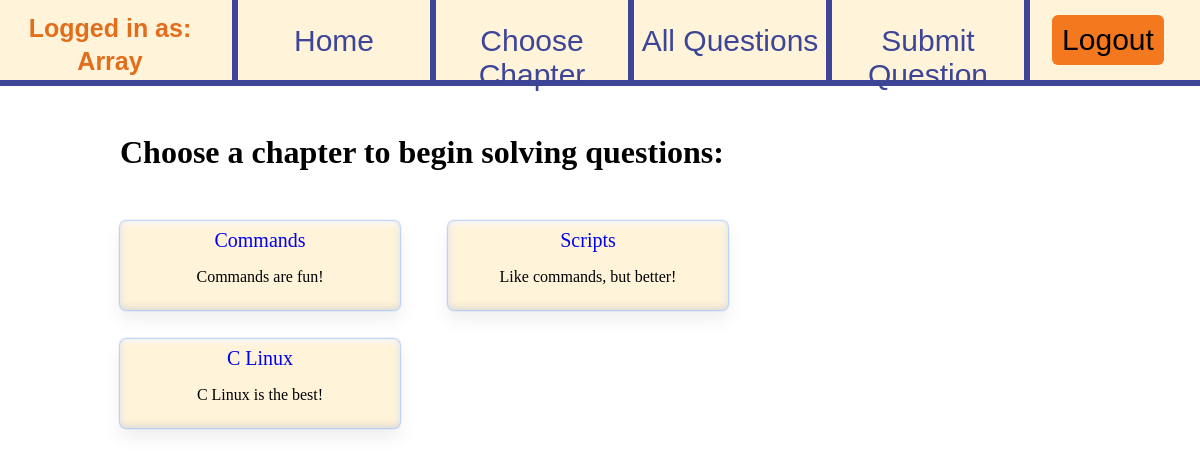
The page /mvc/public/choose_chapter (signed in) on the database its author committed.
### tables this page shows
CREATE TABLE `chapters` (
  `id` int(11) NOT NULL,
  `name` varchar(50) NOT NULL,
  `description` varchar(150) NOT NULL,
  `status` varchar(20) NOT NULL
);

### mvc/app/core/App.php (called while the page is built, shortened)
<?php
class App
{
    protected $method = 'index';
    public function __construct()
    {
        $url = $this->parseUrl();
        if(file_exists('../app/controllers/' . $url[0] . '.php'))
        {
            unset($url[0]);
        }
        $this->controller = new $this->controller;
        $this->params = $url ? array_values ($url) : [];
        call_user_func_array([$this->controller, $this->method], $this->params);
    }
    public function parseUrl()
    {
        if(isset($_GET['url']))
        {
            return $url = explode('/',filter_var(rtrim($_GET['url'],'/'), FILTER_SANITIZE_URL));
        }
    }
}

### mvc/public/index.php (called while the page is built, shortened)
<?php
require_once '../app/core/Controller.php';
$app=new App;

### mvc/app/core/Controller.php (called while the page is built, shortened)
<?php
class Controller
{
    protected function view($view, $data = false)
    {
        require_once '../app/views/' . $view . '.php';
    }
    protected function check_login(){
        $this->session_is_admin=$_SESSION['is_admin'];
    }
}

### mvc/app/controllers/choose_chapter.php (the view, shortened to what this page needs)
<?php
class Choose_Chapter extends Controller
{
    private $chapters;
    private $chapters_nr;
    public function index()
    {
        $error_msg=$this->session_extract("error_msg",true);
        $this->get_chapters();
        $this->view('home/choose_chapter',['title_message'=>self::TITLE_MESSAGE,'error_msg' => $error_msg,'chapters' => $this->chapters,'chapters_nr' => $this->chapters_nr]);
    }
    private function get_chapters(){
        $config=$this->model('JSONConfig');
        $db_host=$config->get('db','host');
        $db_user=$config->get('db','user');
        $db_pass=$config->get('db','pass');
        $db_name=$config->get('db','name');
        $db_connection=$this->model('DBConnection');
        $link=$db_connection->connect($db_host,$db_user,$db_pass,$db_name);
        if($this->session_is_admin==true){
            $query="SELECT id,`name`,`description` FROM chapters";
        }else{
            $query="SELECT id,`name`,`description` FROM chapters WHERE `status`='posted'";
        }
        $sql=$link->prepare($query);
        $sql->execute();
        $sql->bind_result($chapter_id,$chapter_name,$chapter_description);
        $this->chapters_nr=0;
        while($sql->fetch()){
                $this->chapters[$this->chapters_nr]=   "<div class='chapter'>
                                                            <a href='chapter_" . (string)$chapter_id . "_solve'>" . $chapter_name . "</a>
                                                            <p>" . $chapter_description . "</p>
                                                        </div>";
            $this->chapters_nr=$this->chapters_nr+1;
        }
    }
}

### mvc/app/views/home/choose_chapter.php (shortened to what this page needs)
<!DOCTYPE html>
<html lang="en">
<head>
    <link rel="stylesheet" href="resources/stylesheets/header.css" type="text/css" />
    <link rel="stylesheet" href="resources/stylesheets/choose_chapter.css" type="text/css" />
    </head>
<body>
<?php
    include "header.php"
?>
    <div class="chaptersBox">
        <h1><?php echo $data['title_message'] ?></h1>
        <?php
            for($i=0;$i<$data['chapters_nr'];$i++){
                echo $data['chapters'][$i];
            }
        ?>
    </div>
</body>
</html>

### mvc/public/resources/stylesheets/choose_chapter.css (style rules this page uses)
.chaptersBox { width: 80%; height: 600px; margin-left: auto; margin-right: auto; }
.chaptersBox h1 { margin-top: 5%; }
.chaptersBox .chapter { text-align: center; background-color: #fff3da; padding: 8px; width: 280px; margin-top: 10%; box-sizing: border-box; border-radius: 6px; box-shadow: 0 0px 2px 0 #1d67f0, 0 10px 15px 0 rgba(126, 126, 126, 0.12), 0 -2px 6px 1px rgba(199, 199, 199, 0.55) inset, 0 2px 4px 2px rgba(255, 255, 255, 0.83) inset; float: left; margin-top: 3%; margin-right: 5%; }
.chaptersBox .chapter a { font-size: 20px; text-decoration: none; }

### rows shown on the page
chapters: name "Commands", description "Commands are fun!"
chapters: name "Scripts", description "Like commands, but better!"
chapters: name "C Linux", description "C Linux is the best!"

### other values the page prints
$_SESSION["user"] "Array"
$data['title_message'] "Choose a chapter to begin solving questions:"
